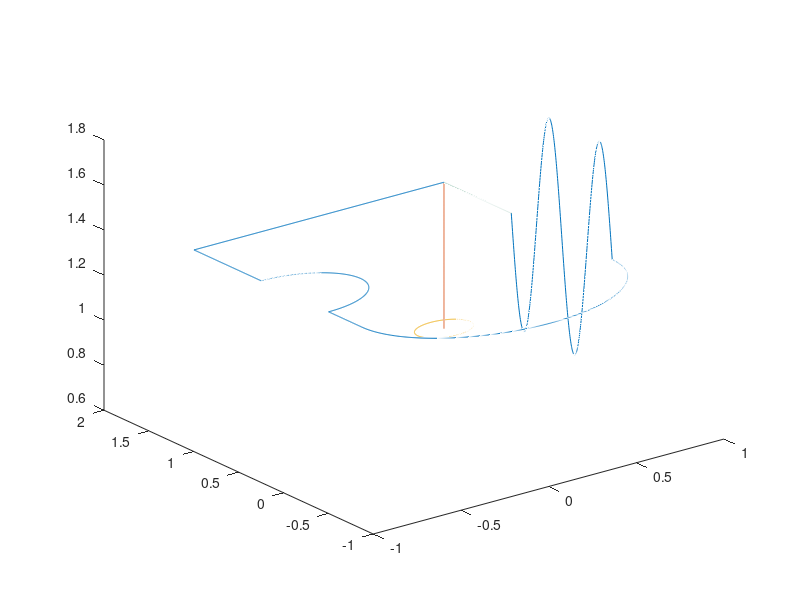

Recreate this plot in MATLAB. (Note: this script raises an error after producing the figure.)
clear
set(findall(gcf,'-property','FontSize'),'FontSize',13)
set(findall(gcf,'-property','Font'),'Font','Roman')
exportFigures = false;

areaWidth = 2.05; %Width of the flight area
areaHeight = 3.45; %Height of the flight area
courseWidth = .15; %Buffer around route
courseStdHeight = 1.3; %standard height at which the drone will complete the course
ppRoute = 400; %Points per route segment
startHeight = .65; %Height at which the drone starts and stops its course route
courseScale = .75;

%Matrix definition
%x,y,z,yaw,hold time,checkpoint, ViconAvailable


%Defines the starting point
startPoint = [areaWidth/2 areaHeight/2+.5 courseStdHeight];

%Defines the first set point
firstSetPoint = [startPoint(1)-(areaWidth-courseWidth) startPoint(2) courseStdHeight];
%Generates a number of points from the start point to the first set point
courseToFirstSetPoint = [linspace(startPoint(1),firstSetPoint(1),ppRoute); linspace(startPoint(2),firstSetPoint(2),ppRoute);linspace(startPoint(3),firstSetPoint(3),ppRoute)]';
%Yaw description
yaw1 = 270*ones(ppRoute,1);
%Adds checkpoints
checkPoints = zeros(ppRoute,1);
checkPoints(1) = 1;
checkPoints(ppRoute) = 1;
%StationKeeping [s]
holdTime = zeros(ppRoute,1);
holdTime(1) = 10;
%Vicon available
vicon = ones(ppRoute,1);
%Adds the first part of the course to the total course
totalCourse = [courseToFirstSetPoint yaw1 holdTime checkPoints vicon];

%Defines the second setpoint and generates route from the first to the
%second set point
secondSetPoint = [firstSetPoint(1) firstSetPoint(2)-1 courseStdHeight];
courseToSecondSetPoint = [linspace(firstSetPoint(1),secondSetPoint(1),ppRoute); linspace(firstSetPoint(2),secondSetPoint(2),ppRoute);linspace(firstSetPoint(3),secondSetPoint(3),ppRoute)]';
yaw2 = (yaw1(1)+90)*ones(ppRoute,1);
checkPoints = zeros(ppRoute,1);
checkPoints(1) = 0;
checkPoints(ppRoute) = 1;
holdTime = zeros(ppRoute,1);
totalCourse = [totalCourse; courseToSecondSetPoint yaw2 holdTime checkPoints vicon];

%Defines the first curve in the route, radius is .5 meters
obstacleRadius = .5;
thirdSetPoint = [secondSetPoint(1) secondSetPoint(2)-2*obstacleRadius courseStdHeight];
thirdSetPointPoints = linspace(0,pi,ppRoute);
courseToThirdSetPoint = [secondSetPoint(1)+sin(thirdSetPointPoints)*obstacleRadius; secondSetPoint(2)-obstacleRadius+cos(thirdSetPointPoints)*obstacleRadius; linspace(secondSetPoint(3),thirdSetPoint(3),length(thirdSetPointPoints))]';
yaw3 = yaw2;
totalCourse = [totalCourse; courseToThirdSetPoint yaw3 holdTime checkPoints vicon];

%Generates straight line from the first curve to the second curve
fourthSetPoint = [thirdSetPoint(1) thirdSetPoint(2)-.5 courseStdHeight];
courseToFourthSetPoint = [linspace(thirdSetPoint(1),fourthSetPoint(1),ppRoute); linspace(thirdSetPoint(2),fourthSetPoint(2),ppRoute);linspace(thirdSetPoint(3),fourthSetPoint(3),ppRoute)]';
yaw4 = yaw2;
totalCourse = [totalCourse; courseToFourthSetPoint yaw4 holdTime checkPoints vicon];

%Generates the big curve in the route
bigCurveRadius = abs((fourthSetPoint(1)-startPoint(1))/2);
fifthSetPoint = [fourthSetPoint(1)+2*bigCurveRadius fourthSetPoint(2) courseStdHeight];
fifthSetPointPoints = linspace(pi,2*pi,ppRoute);
courseToFifthSetPoint = [fifthSetPoint(1)-bigCurveRadius+cos(fifthSetPointPoints)*bigCurveRadius; fifthSetPoint(2)+sin(fifthSetPointPoints)*bigCurveRadius; linspace(fourthSetPoint(3),fifthSetPoint(3),length(fifthSetPointPoints))]';
yaw5 = mod(fifthSetPointPoints*180/pi-yaw4(ppRoute),360)';
totalCourse = [totalCourse; courseToFifthSetPoint yaw5 holdTime checkPoints vicon];

%Generates straight movement along the y-axis with oscillation in the
%z-axis
sixthSetPoint = [fifthSetPoint(1) fifthSetPoint(2)+1.5 fifthSetPoint(3)];
pointsForMovements = linspace(0,4*pi,ppRoute);
zMovement = sin(pointsForMovements)*.5+fifthSetPoint(3);
courseToSixthSetPoint = [linspace(fifthSetPoint(1),sixthSetPoint(1),ppRoute);linspace(fifthSetPoint(2),sixthSetPoint(2),ppRoute); zMovement]';
yaw6 = 90*ones(ppRoute,1);
totalCourse = [totalCourse; courseToSixthSetPoint yaw6 holdTime checkPoints vicon];

%Generates route from the end of the oscillations back to the start point
endSetPoint = startPoint;
courseToEndSetPoint = [linspace(sixthSetPoint(1),endSetPoint(1),ppRoute); linspace(sixthSetPoint(2),endSetPoint(2),ppRoute);linspace(sixthSetPoint(3),endSetPoint(3),ppRoute)]';
yaw7 = yaw6;
vicon = zeros(ppRoute,1);
totalCourse = [totalCourse; courseToEndSetPoint yaw7 holdTime checkPoints vicon];


totalCourse = [totalCourse(:,1)*courseScale totalCourse(:,2)*courseScale totalCourse(:,3) totalCourse(:,4) totalCourse(:,5) totalCourse(:,6) totalCourse(:,7)];

%Draws points from start to end 
launchLanding = linspace(startHeight,startPoint(3),ppRoute);
courseToStartPoint = [linspace(startPoint(1)*courseScale,startPoint(1)*courseScale,ppRoute);linspace(startPoint(2)*courseScale,startPoint(2)*courseScale,ppRoute);launchLanding]';


%Draws takeoff/landing zone
aPoints = linspace(0,2*pi,ppRoute);
circumference = [cos(aPoints)*courseWidth+startPoint(1)*courseScale; sin(aPoints)*courseWidth+startPoint(2)*courseScale; ones(1,length(aPoints))*startHeight]';



%Plots the 3d-plot
figure(1)
plot3(totalCourse(:,1),totalCourse(:,2),totalCourse(:,3))
hold on
plot3(courseToStartPoint(:,1),courseToStartPoint(:,2),courseToStartPoint(:,3));
plot3(circumference(:,1),circumference(:,2),circumference(:,3));
%Linie for no vicon data
% Convert color code to 1-by-3 RGB array (0~1 each)
str = '#77AC30';
color = sscanf(str(2:end),'%2x%2x%2x',[1 3])/255;
plot3(totalCourse(2400:end,1),totalCourse(2400:end,2),totalCourse(2400:end,3),'Color',color)
xlimit =[-2.1 0.2];
ylimit =[-3.5 0.05];


%Draws arrow
p1 = [(startPoint(1)-.5)*courseScale (startPoint(2)+.25)*courseScale startPoint(3)];
p2 = [-1 0 0];
mArrow3(p1,p1+p2*courseScale);


legend('Course','Takeoff/Landing','Takeoff/Landing Site','No Vicon data','Location','best');
%legend('boxoff')
hold off

axis equal
grid on
view(-45,15)

x0=0;
y0=0;
plotwidth=600;
height=300;
set(gcf,'position',[x0,y0,plotwidth,height])

if exportFigures == true
    exportgraphics(gcf,'courseToFollow.pdf','ContentType','vector')
end


%Plots the 2d-plot
figure(2)
plot(totalCourse(:,1),totalCourse(:,2))
hold on
plot(circumference(:,1),circumference(:,2))
plot(totalCourse(2400:end,1),totalCourse(2400:end,2),'Color',color)
xlabel('x-axis [m]');
ylabel('y-axis [m]');
zlabel('z-axis [m]');
legend('Course','Takeoff/Landing Site','No Vicon data','Location','south east');
axis equal
grid on
x0=0;
y0=0;
plotwidth=600;
height=300;
set(gcf,'position',[x0,y0,plotwidth,height])
hold off

if exportFigures == true
   exportgraphics(gcf,'courseToFollowAbove.pdf','ContentType','vector')
end

figure(3)
%draws the line segments in different colors
C = {'r'; 'g'; 'b';'c';'m';'y';'k'}; 
plot(totalCourse(1:ppRoute,1),totalCourse(1:ppRoute,2))
hold on 
for i = 2:7
   x = totalCourse((i-1)*ppRoute:ppRoute*i,1);
   y = totalCourse((i-1)*ppRoute:ppRoute*i,2);
   plot(x, y) 
end
hold off
axis equal
legend('line segment 1','line segment 2','line segment 3','line segment 4','line segment 5','line segment 6','line segment 7')
grid on 

xlabel('x-axis [m]');
ylabel('y-axis [m]');
x0=0;
y0=0;
plotwidth=600;
height=300;
set(gcf,'position',[x0,y0,plotwidth,height])

xlim([-1.5 2.5]);
ylim([-1 2]);

%Writes route description to a csv-file
writematrix(totalCourse,'courseDescriptionHD.csv');
